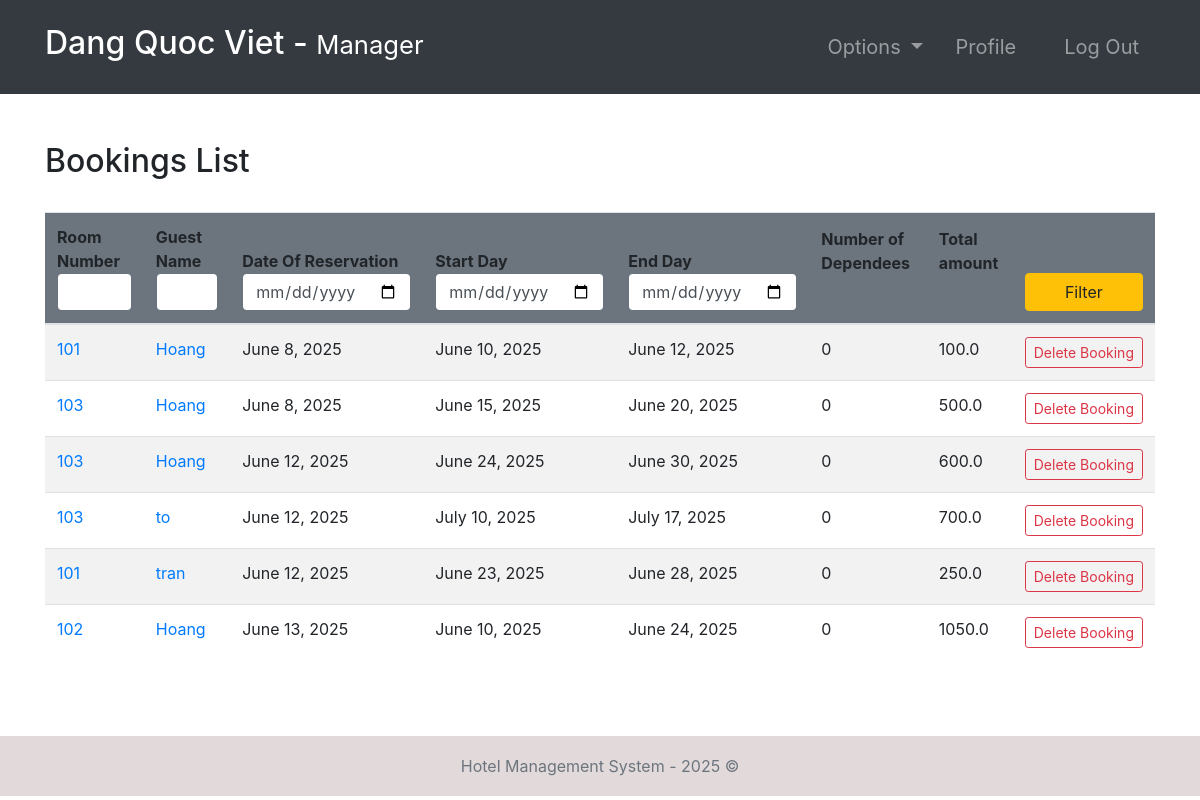
The page /bookings/ (signed in) on the database its author committed.
### room/models.py (models this page shows, shortened)
class Booking(models.Model):
    roomNumber = models.ForeignKey(Room, on_delete=models.CASCADE)
    guest = models.ForeignKey(Guest, null=True, on_delete=models.CASCADE)
    dateOfReservation = models.DateField(default=timezone.now)
    startDate = models.DateField()
    endDate = models.DateField()
    def numOfDep(self):
        return Dependees.objects.filter(booking=self).count()

class Room(models.Model):
    ROOM_TYPES = (
        ('King', 'King'),
        ('Luxury', 'Luxury'),
        ('Normal', 'Normal'),
        ('Economic', 'Economic'),
    )
    number = models.IntegerField(primary_key=True)
    capacity = models.SmallIntegerField()
    numberOfBeds = models.SmallIntegerField()
    roomType = models.CharField(max_length=20, choices=ROOM_TYPES)
    price = models.FloatField()
    statusStartDate = models.DateField(null=True)
    statusEndDate = models.DateField(null=True)

### accounts/models.py (models this page shows, shortened)
class Guest(models.Model):
    user = models.OneToOneField(User, null=True, on_delete=models.CASCADE)
    phoneNumber = PhoneNumberField(unique=True)

### room/views.py (the view, shortened to what this page needs)
# urls.py: path('bookings/', bookings, name="bookings"),
@login_required(login_url='login')
def bookings(request):
    import datetime
    role = str(request.user.groups.all()[0])
    path = role + "/"
    bookings = Booking.objects.all()
    totals = {}  # <booking : total>
    for booking in bookings:
        start_date = datetime.datetime.strptime(
            str(booking.startDate), "%Y-%m-%d")
        end_date = datetime.datetime.strptime(str(booking.endDate), "%Y-%m-%d")
        numberOfDays = abs((end_date-start_date).days)
        price = Room.objects.get(number=booking.roomNumber.number).price
        total = price * numberOfDays
        totals[booking] = total
    context = {
        "role": role,
        'bookings': bookings,
        'totals': totals
    }
    return render(request, path + "bookings.html", context)

### templates/manager/bookings.html
{% extends '../index.html' %}
{% block context %}
{% include '../common_pages/bookings.html' %}
{% endblock %}

### templates/incs/nav.html (shortened to what this page needs)
<nav class="navbar navbar-dark bg-dark navbar-expand-lg py-3 " role="navigation">
    <div class="container">
        <a href="" class="navbar-brand">
            <h2 class="text-capitalize">
                {{ request.user.first_name }} {{ request.user.last_name }} -
                <small>
                    {{ role }}
                </small>
            </h2>
        </a>
        <div class="collapse navbar-collapse" id="navbarTags">
            <ul class="navbar-nav ml-auto">
                <li class="nav-item dropdown p-2">
                    <a class="nav-link dropdown-toggle" href="#" id="navbarDropdown" role="button"
                        data-toggle="dropdown" aria-haspopup="true" aria-expanded="false">
                        Options
                    </a>
                </li>
                <li class="nav-item mr-3 p-2">
                    {% if role == 'staff' or role == 'receptionist' or role == 'admin' or role == 'manager' %}
                    <a href="{% url 'employee-profile' user.id %}" class="nav-link">Profile</a>
                    {% endif %}
                </li>
                <li class="nav-item p-2 ">
                    <a href="{% url 'logout' %}" class="nav-link">Log Out</a>
                </li>
            </ul>
        </div>
    </div>
</nav>

### templates/common_pages/bookings.html (shortened to what this page needs)
<div class="container py-5">
    <div class="table-header row">
        <div class="col-sm-12 col-md-12 col-lg-4 mb-4">
            <h2>Bookings List</h2>
        </div>
    </div>
    <table class="table table-hover table-striped">
        <thead class="bg-secondary rounded">
            <tr>
                <form action="" method="POST">
                    <th>Room Number<input type="number" min="0" name="number" value="{{number}}"
                            class="form-control border border-secondary"></th>
                    <th>Guest Name<input type="text" name="name" value="{{name}}"
                            class="form-control border border-secondary"></th>
                    <th>Date Of Reservation<input type="date" name="rez" value="{{rez}}"
                            class="form-control border border-secondary"></th>
                    <th>Start Day<input type="date" name="fd" value="{{fd}}"
                            class="form-control border border-secondary"></th>
                    <th>End Day<input type="date" name="ed" value="{{ed}}" class="form-control border border-secondary">
                    </th>
                    <th class="pb-5">Number of Dependees</th>
                    <th class="pb-5">Total amount</th>
                    <th><button type="submit" name="filter" class="btn btn-warning w-100">Filter</button></th>
                </form>
            </tr>
        </thead>
        <tbody>
            {% for b in bookings %}
            <tr>
                <td><a href="{% url 'room-profile' b.roomNumber.number %}">{{b.roomNumber.number}}</a></td>
                <td><a href="{% url 'guest-profile' b.guest.user.id %}">{{b.guest.user.first_name}}</a></td>
                <td>{{ b.dateOfReservation }}</td>
                <td>{{ b.startDate }}</td>
                <td>{{ b.endDate }}</td>
                <td>{{ b.numOfDep }}</td>
                <td>
                    {% for key, value in totals.items %}
                    {% if key == b %}
                    {{ value }}
                    {% endif %}
                    {% endfor %}
                </td>
                {% if role == "admin" or role == 'manager' %}
                <td> <a href="{% url 'deleteBooking' b.id %}"
                        class="btn btn-sm btn-outline-danger">Delete&nbsp;Booking</a></td>
                {% endif %}
            </tr>
            {% endfor %}
        </tbody>
    </table>
</div>

### static/css/main.css (style rules this page uses)
* { margin: 0; padding: 0; -webkit-font-smoothing: antialiased; }
body { position: relative; }
nav .nav-item { font-size: 20px; }

### rows shown on the page
Booking: roomNumber.number "101", guest.user.first_name "Hoang", dateOfReservation "June 8, 2025", startDate "June 10, 2025", endDate "June 12, 2025", numOfDep "0", value "100.0"
Booking: roomNumber.number "103", guest.user.first_name "Hoang", dateOfReservation "June 8, 2025", startDate "June 15, 2025", endDate "June 20, 2025", numOfDep "0", value "500.0"
Booking: roomNumber.number "103", guest.user.first_name "Hoang", dateOfReservation "June 12, 2025", startDate "June 24, 2025", endDate "June 30, 2025", numOfDep "0", value "600.0"
Booking: roomNumber.number "103", guest.user.first_name "to", dateOfReservation "June 12, 2025", startDate "July 10, 2025", endDate "July 17, 2025", numOfDep "0", value "700.0"
Booking: roomNumber.number "101", guest.user.first_name "tran", dateOfReservation "June 12, 2025", startDate "June 23, 2025", endDate "June 28, 2025", numOfDep "0", value "250.0"
Booking: roomNumber.number "102", guest.user.first_name "Hoang", dateOfReservation "June 13, 2025", startDate "June 10, 2025", endDate "June 24, 2025", numOfDep "0", value "1050.0"

### other values the page prints
{{ request.user.first_name }} "Dang"
{{ request.user.last_name }} "Quoc Viet"
{{ role }} "Manager"
